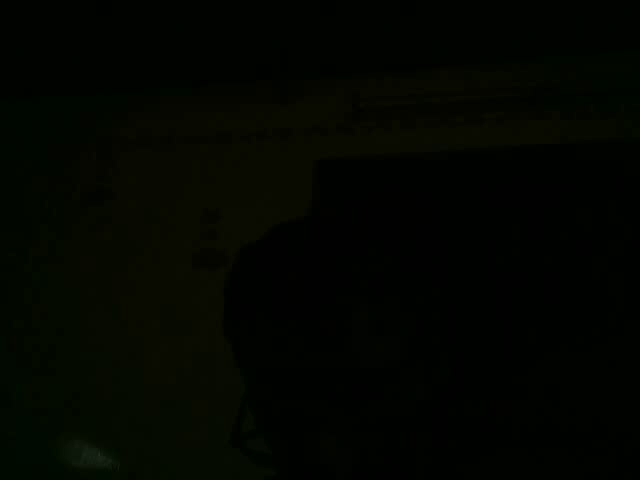
#> input picture frame 0 of Image & Video annotation/runs/detect/exp/0.mp4, 640 x 480 px, given in place of WhatsApp Video 2024-02-17 at 13.48.31_a4439ec8.mp4, which was not available
$ python video_to_frame.py
#> lines starting #> are read from the running program, lines starting #| are printed output that depends on the picture; pictures that were not available may be replaced by others from this repository, and a replacement may not be noted
import cv2
import os

video_path = 'WhatsApp Video 2024-02-17 at 13.48.31_a4439ec8.mp4'

output_dir = 'output_frames'
os.makedirs(output_dir, exist_ok=True)

vidcap = cv2.VideoCapture(video_path)

def getFrame(sec):
#> called with sec = 0
    vidcap.set(cv2.CAP_PROP_POS_MSEC, sec * 1000)
    hasFrames, image = vidcap.read()
#> image is the input picture: shape (480, 640, 3); mean B, G, R 0.1, 5.2, 2.3
    if hasFrames:
        cv2.imwrite(os.path.join(output_dir, f"frame_{count:04d}.jpg"), image)
    return hasFrames

sec = 0
frameRate = 0.5
count = 1
success = getFrame(sec)
#> success = True

while success:
    count += 1
    sec += frameRate
    sec = round(sec, 2)
    success = getFrame(sec)
#> this loop made 5 passes
#> (sec, success) on passes 1 to 5: (0.5, True), (1, True), (1.5, True), (2, True), (2.5, False)
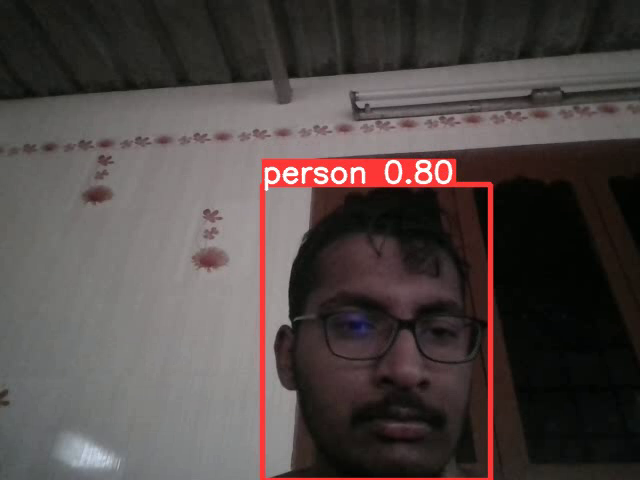
#> input picture frame 15 of Image & Video annotation/runs/detect/exp/0.mp4, 640 x 480 px, given in place of WhatsApp Video 2024-02-17 at 13.48.31_a4439ec8.mp4, which was not available
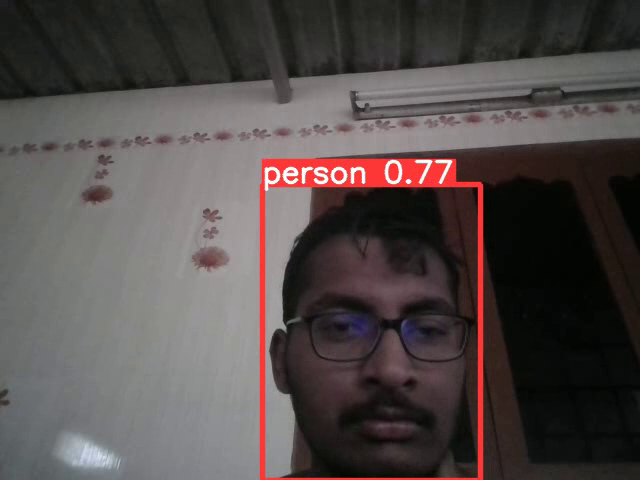
#> input picture frame 30 of Image & Video annotation/runs/detect/exp/0.mp4, 640 x 480 px, given in place of WhatsApp Video 2024-02-17 at 13.48.31_a4439ec8.mp4, which was not available
#> pass 3, in getFrame (call 4), `hasFrames, image = vidcap.read()`:
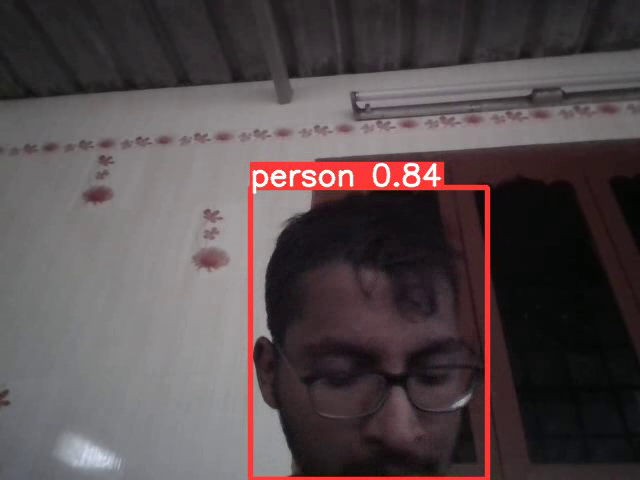
#> image: shape (480, 640, 3); mean B, G, R 76.7, 74.7, 85.2
#> after the loop, count = 6; sec = 2.5

$ run again, starting later in the video
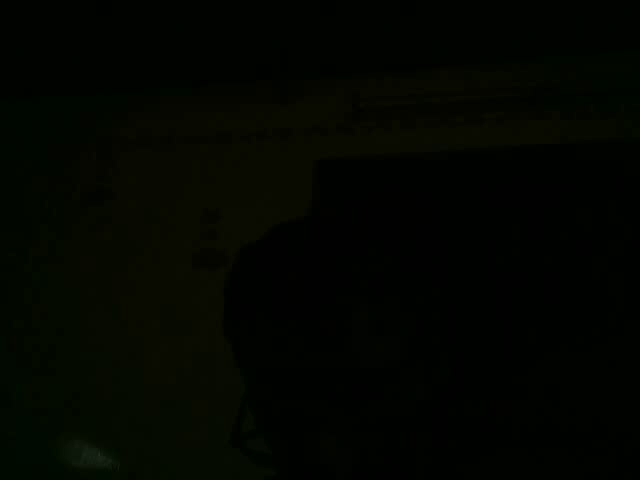
#> input picture frame 0 of Image & Video annotation/runs/detect/exp/0.mp4, 640 x 480 px, given in place of WhatsApp Video 2024-02-17 at 13.48.31_a4439ec8.mp4, which was not available
#> in getFrame, image is the input picture: shape (480, 640, 3); mean B, G, R 0.1, 5.2, 2.3
#> `success = getFrame(sec)`: success = True
#> the loop `while success:` made 5 passes
#> (sec, success) on passes 1 to 5: (0.5, True), (1, True), (1.5, True), (2, True), (2.5, False)
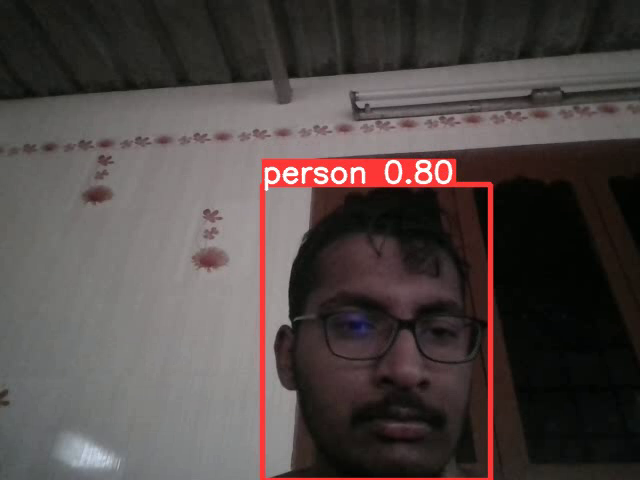
#> input picture frame 15 of Image & Video annotation/runs/detect/exp/0.mp4, 640 x 480 px, given in place of WhatsApp Video 2024-02-17 at 13.48.31_a4439ec8.mp4, which was not available
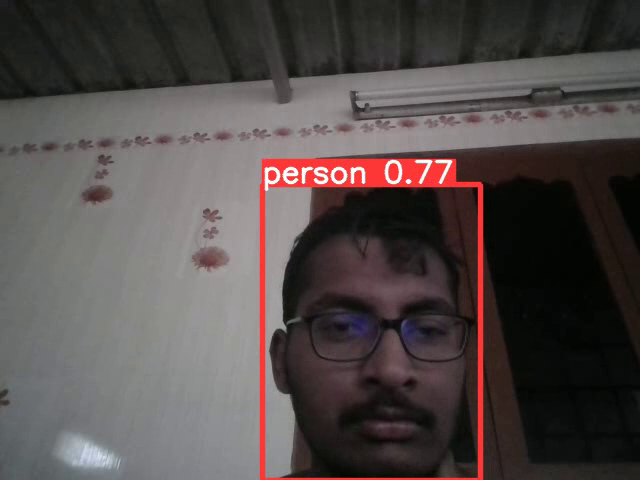
#> input picture frame 30 of Image & Video annotation/runs/detect/exp/0.mp4, 640 x 480 px, given in place of WhatsApp Video 2024-02-17 at 13.48.31_a4439ec8.mp4, which was not available
#> after the loop `while success:`: count = 6; sec = 2.5

$ run again, starting later in the video
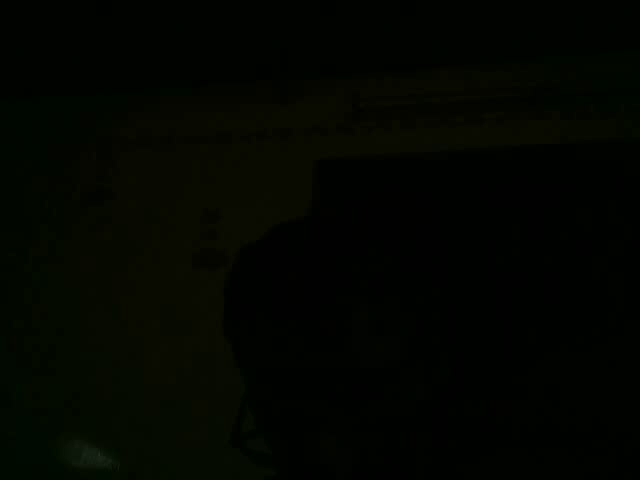
#> input picture frame 0 of Image & Video annotation/runs/detect/exp/0.mp4, 640 x 480 px, given in place of WhatsApp Video 2024-02-17 at 13.48.31_a4439ec8.mp4, which was not available
#> in getFrame, image is the input picture: shape (480, 640, 3); mean B, G, R 0.1, 5.2, 2.3
#> `success = getFrame(sec)`: success = True
#> the loop `while success:` made 5 passes
#> (sec, success) on passes 1 to 5: (0.5, True), (1, True), (1.5, True), (2, True), (2.5, False)
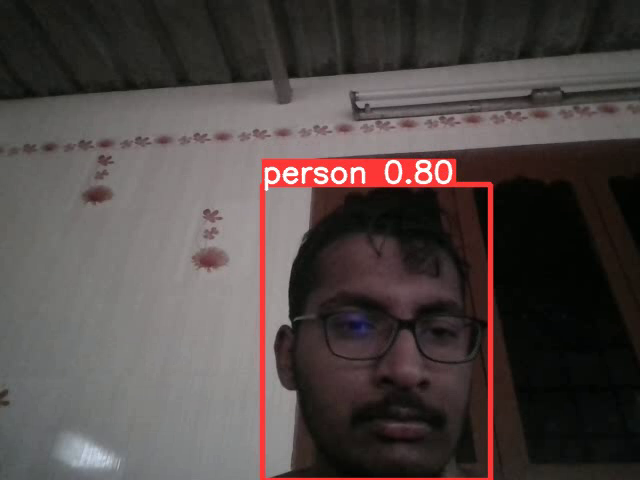
#> input picture frame 15 of Image & Video annotation/runs/detect/exp/0.mp4, 640 x 480 px, given in place of WhatsApp Video 2024-02-17 at 13.48.31_a4439ec8.mp4, which was not available
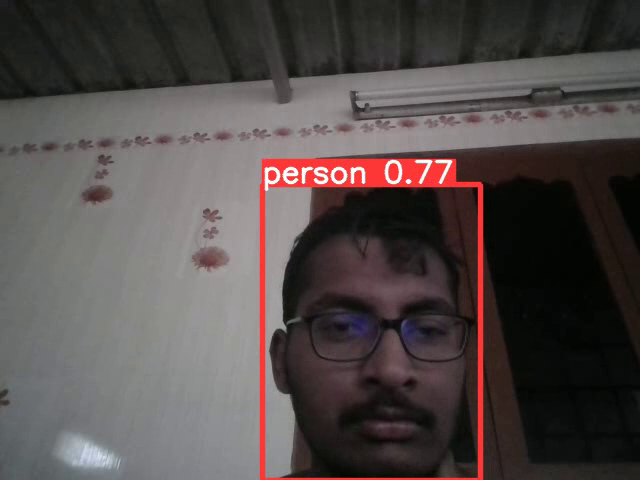
#> input picture frame 30 of Image & Video annotation/runs/detect/exp/0.mp4, 640 x 480 px, given in place of WhatsApp Video 2024-02-17 at 13.48.31_a4439ec8.mp4, which was not available
#> after the loop `while success:`: count = 6; sec = 2.5
